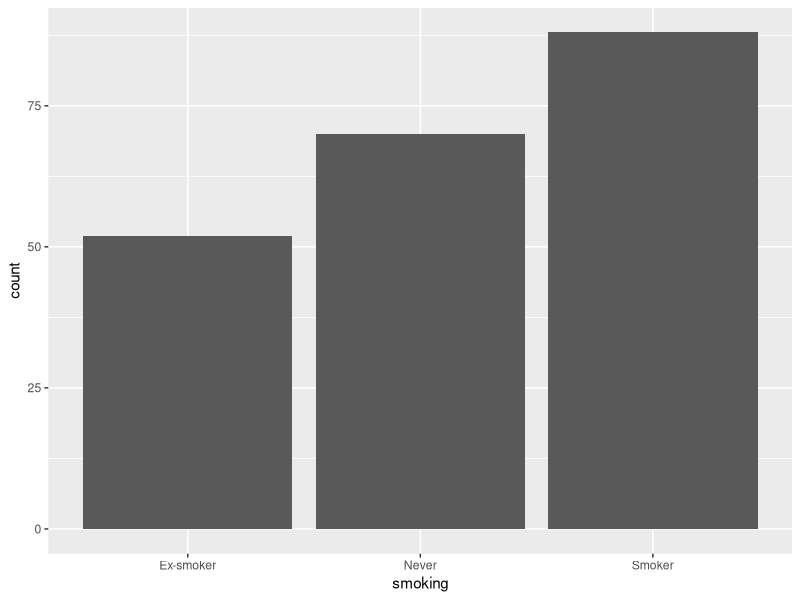
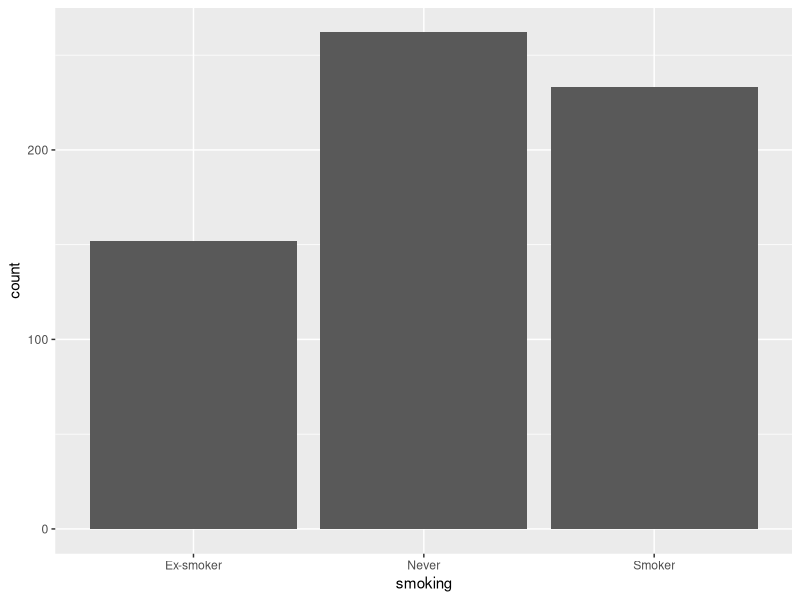

Generate these figures, in order, with R:
## ---- chunk 1
knitr::opts_chunk$set(echo = TRUE)
## ---- chunk 2
library(ggplot2)
library(readxl)
library(tidyverse)
library(scales)
library(dplyr)

setwd("C:/Users/cmc/Desktop/intern assignment/스트레스와 흡연율의 관계를 통한 키와 스트레스의 상관관계")
acs <- read_excel("acs.xlsx")

tacs<- acs %>%  filter((height>=174 & sex=="Male") | (height>=161 & sex=="Female"))

sacs<- acs %>%  filter((height<174 & sex=="Male") | (height<161 & sex=="Female"))


tggplot <- ggplot(data=tacs)+geom_bar(mapping=aes(x=smoking))
labs(title="Smoking of tall people")
tggplot

sggplot <- ggplot(data=sacs)+geom_bar(mapping=aes(x=smoking))
labs(title="Smoking of short people")
sggplot
